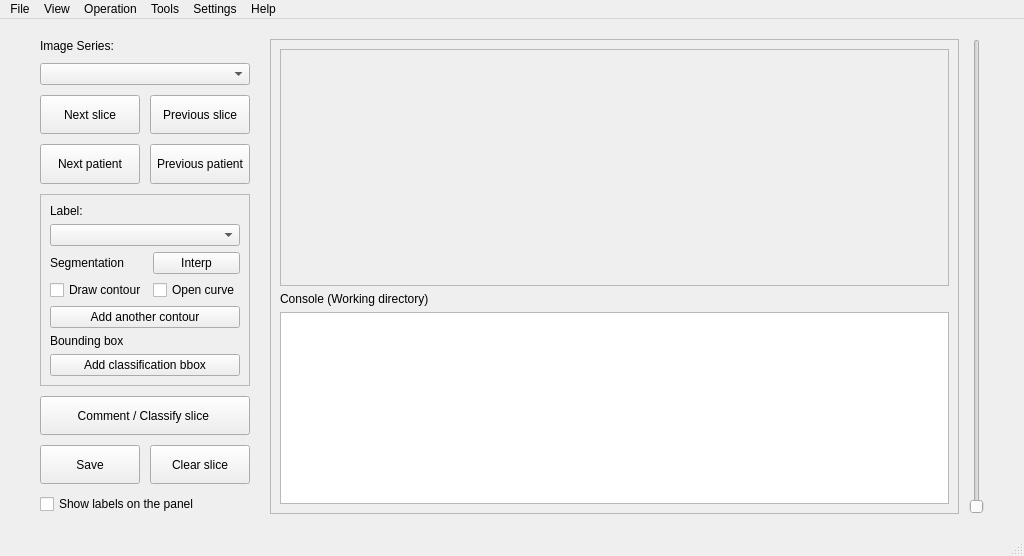
<?xml version="1.0" encoding="UTF-8"?>
<ui version="4.0">
 <class>MainWindow</class>
 <widget class="QMainWindow" name="MainWindow">
  <property name="geometry">
   <rect>
    <x>0</x>
    <y>0</y>
    <width>1024</width>
    <height>556</height>
   </rect>
  </property>
  <property name="sizePolicy">
   <sizepolicy hsizetype="Preferred" vsizetype="Preferred">
    <horstretch>0</horstretch>
    <verstretch>0</verstretch>
   </sizepolicy>
  </property>
  <property name="windowTitle">
   <string>LabelSys</string>
  </property>
  <widget class="QWidget" name="central_widget">
   <layout class="QVBoxLayout" name="verticalLayout" stretch="6">
    <property name="spacing">
     <number>10</number>
    </property>
    <property name="leftMargin">
     <number>40</number>
    </property>
    <property name="topMargin">
     <number>20</number>
    </property>
    <property name="rightMargin">
     <number>40</number>
    </property>
    <property name="bottomMargin">
     <number>20</number>
    </property>
    <item>
     <layout class="QHBoxLayout" name="hframe_im_btn" stretch="0,0,5,0">
      <item>
       <layout class="QGridLayout" name="grid_btns" rowstretch="0,0,0,0,0,0,0,0,0,0,0,0,0,0,0,0,0">
        <property name="sizeConstraint">
         <enum>QLayout::SetMinimumSize</enum>
        </property>
        <property name="leftMargin">
         <number>0</number>
        </property>
        <property name="rightMargin">
         <number>0</number>
        </property>
        <property name="bottomMargin">
         <number>0</number>
        </property>
        <item row="2" column="0">
         <widget class="QPushButton" name="btn_next_slice">
          <property name="sizePolicy">
           <sizepolicy hsizetype="Preferred" vsizetype="Preferred">
            <horstretch>0</horstretch>
            <verstretch>0</verstretch>
           </sizepolicy>
          </property>
          <property name="minimumSize">
           <size>
            <width>0</width>
            <height>0</height>
           </size>
          </property>
          <property name="maximumSize">
           <size>
            <width>150</width>
            <height>60</height>
           </size>
          </property>
          <property name="text">
           <string>Next slice</string>
          </property>
         </widget>
        </item>
        <item row="16" column="0" colspan="2">
         <widget class="QCheckBox" name="check_preview">
          <property name="font">
           <font>
            <pointsize>9</pointsize>
           </font>
          </property>
          <property name="text">
           <string>Show labels on the panel</string>
          </property>
         </widget>
        </item>
        <item row="0" column="0">
         <widget class="QLabel" name="lbl_series">
          <property name="sizePolicy">
           <sizepolicy hsizetype="Preferred" vsizetype="Fixed">
            <horstretch>0</horstretch>
            <verstretch>0</verstretch>
           </sizepolicy>
          </property>
          <property name="text">
           <string>Image Series:</string>
          </property>
         </widget>
        </item>
        <item row="4" column="0">
         <widget class="QPushButton" name="btn_next_patient">
          <property name="sizePolicy">
           <sizepolicy hsizetype="Preferred" vsizetype="Preferred">
            <horstretch>0</horstretch>
            <verstretch>0</verstretch>
           </sizepolicy>
          </property>
          <property name="minimumSize">
           <size>
            <width>0</width>
            <height>0</height>
           </size>
          </property>
          <property name="maximumSize">
           <size>
            <width>150</width>
            <height>60</height>
           </size>
          </property>
          <property name="text">
           <string>Next patient</string>
          </property>
         </widget>
        </item>
        <item row="4" column="1">
         <widget class="QPushButton" name="btn_prev_patient">
          <property name="sizePolicy">
           <sizepolicy hsizetype="Preferred" vsizetype="Preferred">
            <horstretch>0</horstretch>
            <verstretch>0</verstretch>
           </sizepolicy>
          </property>
          <property name="minimumSize">
           <size>
            <width>0</width>
            <height>0</height>
           </size>
          </property>
          <property name="maximumSize">
           <size>
            <width>150</width>
            <height>60</height>
           </size>
          </property>
          <property name="text">
           <string>Previous patient</string>
          </property>
         </widget>
        </item>
        <item row="6" column="0" colspan="2">
         <widget class="QFrame" name="frame_lbl">
          <property name="sizePolicy">
           <sizepolicy hsizetype="Preferred" vsizetype="Fixed">
            <horstretch>0</horstretch>
            <verstretch>0</verstretch>
           </sizepolicy>
          </property>
          <property name="maximumSize">
           <size>
            <width>16777215</width>
            <height>400</height>
           </size>
          </property>
          <property name="frameShape">
           <enum>QFrame::StyledPanel</enum>
          </property>
          <property name="frameShadow">
           <enum>QFrame::Raised</enum>
          </property>
          <layout class="QGridLayout" name="gridLayout_2">
           <item row="2" column="0" colspan="2">
            <widget class="QComboBox" name="combo_label"/>
           </item>
           <item row="3" column="1">
            <widget class="QPushButton" name="btn_interp">
             <property name="sizePolicy">
              <sizepolicy hsizetype="Preferred" vsizetype="Preferred">
               <horstretch>0</horstretch>
               <verstretch>0</verstretch>
              </sizepolicy>
             </property>
             <property name="maximumSize">
              <size>
               <width>150</width>
               <height>60</height>
              </size>
             </property>
             <property name="text">
              <string>Interp</string>
             </property>
            </widget>
           </item>
           <item row="3" column="0">
            <widget class="QLabel" name="lbl_segmentation">
             <property name="sizePolicy">
              <sizepolicy hsizetype="Preferred" vsizetype="Fixed">
               <horstretch>0</horstretch>
               <verstretch>0</verstretch>
              </sizepolicy>
             </property>
             <property name="text">
              <string>Segmentation</string>
             </property>
            </widget>
           </item>
           <item row="1" column="0">
            <widget class="QLabel" name="label">
             <property name="sizePolicy">
              <sizepolicy hsizetype="Preferred" vsizetype="Fixed">
               <horstretch>0</horstretch>
               <verstretch>0</verstretch>
              </sizepolicy>
             </property>
             <property name="text">
              <string>Label:</string>
             </property>
            </widget>
           </item>
           <item row="6" column="0" colspan="2">
            <widget class="QPushButton" name="btn_add_cnt">
             <property name="sizePolicy">
              <sizepolicy hsizetype="Preferred" vsizetype="Preferred">
               <horstretch>0</horstretch>
               <verstretch>0</verstretch>
              </sizepolicy>
             </property>
             <property name="minimumSize">
              <size>
               <width>0</width>
               <height>0</height>
              </size>
             </property>
             <property name="maximumSize">
              <size>
               <width>300</width>
               <height>60</height>
              </size>
             </property>
             <property name="text">
              <string>Add another contour</string>
             </property>
            </widget>
           </item>
           <item row="7" column="0">
            <widget class="QLabel" name="lbl_bbox">
             <property name="sizePolicy">
              <sizepolicy hsizetype="Preferred" vsizetype="Fixed">
               <horstretch>0</horstretch>
               <verstretch>0</verstretch>
              </sizepolicy>
             </property>
             <property name="text">
              <string>Bounding box</string>
             </property>
            </widget>
           </item>
           <item row="8" column="0" colspan="2">
            <widget class="QPushButton" name="btn_add_bbox">
             <property name="maximumSize">
              <size>
               <width>300</width>
               <height>60</height>
              </size>
             </property>
             <property name="text">
              <string>Add classification bbox</string>
             </property>
            </widget>
           </item>
           <item row="4" column="1">
            <widget class="QCheckBox" name="check_crv">
             <property name="text">
              <string>Open curve</string>
             </property>
            </widget>
           </item>
           <item row="4" column="0">
            <widget class="QCheckBox" name="check_draw">
             <property name="text">
              <string>Draw contour</string>
             </property>
            </widget>
           </item>
          </layout>
         </widget>
        </item>
        <item row="2" column="1">
         <widget class="QPushButton" name="btn_prev_slice">
          <property name="sizePolicy">
           <sizepolicy hsizetype="Preferred" vsizetype="Preferred">
            <horstretch>0</horstretch>
            <verstretch>0</verstretch>
           </sizepolicy>
          </property>
          <property name="minimumSize">
           <size>
            <width>0</width>
            <height>0</height>
           </size>
          </property>
          <property name="maximumSize">
           <size>
            <width>150</width>
            <height>60</height>
           </size>
          </property>
          <property name="text">
           <string>Previous slice</string>
          </property>
         </widget>
        </item>
        <item row="14" column="0">
         <widget class="QPushButton" name="btn_save">
          <property name="sizePolicy">
           <sizepolicy hsizetype="Preferred" vsizetype="Preferred">
            <horstretch>0</horstretch>
            <verstretch>0</verstretch>
           </sizepolicy>
          </property>
          <property name="minimumSize">
           <size>
            <width>0</width>
            <height>0</height>
           </size>
          </property>
          <property name="maximumSize">
           <size>
            <width>150</width>
            <height>60</height>
           </size>
          </property>
          <property name="toolTip">
           <string>Save for current image series</string>
          </property>
          <property name="text">
           <string>Save</string>
          </property>
         </widget>
        </item>
        <item row="13" column="0" colspan="2">
         <widget class="QPushButton" name="btn_comment">
          <property name="sizePolicy">
           <sizepolicy hsizetype="Preferred" vsizetype="Preferred">
            <horstretch>0</horstretch>
            <verstretch>0</verstretch>
           </sizepolicy>
          </property>
          <property name="maximumSize">
           <size>
            <width>300</width>
            <height>60</height>
           </size>
          </property>
          <property name="text">
           <string>Comment / Classify slice </string>
          </property>
         </widget>
        </item>
        <item row="1" column="0" colspan="2">
         <widget class="QComboBox" name="combo_series">
          <property name="sizePolicy">
           <sizepolicy hsizetype="Preferred" vsizetype="Fixed">
            <horstretch>0</horstretch>
            <verstretch>0</verstretch>
           </sizepolicy>
          </property>
         </widget>
        </item>
        <item row="14" column="1">
         <widget class="QPushButton" name="btn_clear">
          <property name="sizePolicy">
           <sizepolicy hsizetype="Preferred" vsizetype="Preferred">
            <horstretch>0</horstretch>
            <verstretch>0</verstretch>
           </sizepolicy>
          </property>
          <property name="maximumSize">
           <size>
            <width>150</width>
            <height>60</height>
           </size>
          </property>
          <property name="text">
           <string>Clear slice</string>
          </property>
         </widget>
        </item>
       </layout>
      </item>
      <item>
       <spacer name="im_btn_spacer">
        <property name="orientation">
         <enum>Qt::Horizontal</enum>
        </property>
        <property name="sizeType">
         <enum>QSizePolicy::Preferred</enum>
        </property>
        <property name="sizeHint" stdset="0">
         <size>
          <width>10</width>
          <height>20</height>
         </size>
        </property>
       </spacer>
      </item>
      <item>
       <widget class="QFrame" name="left_frame">
        <property name="frameShape">
         <enum>QFrame::StyledPanel</enum>
        </property>
        <property name="frameShadow">
         <enum>QFrame::Raised</enum>
        </property>
        <layout class="QVBoxLayout" name="verticalLayout_3">
         <item>
          <layout class="QVBoxLayout" name="left_vLayout" stretch="1,0">
           <property name="sizeConstraint">
            <enum>QLayout::SetDefaultConstraint</enum>
           </property>
           <item>
            <widget class="QFrame" name="im_frame">
             <property name="sizePolicy">
              <sizepolicy hsizetype="Preferred" vsizetype="Expanding">
               <horstretch>0</horstretch>
               <verstretch>1</verstretch>
              </sizepolicy>
             </property>
             <property name="frameShape">
              <enum>QFrame::StyledPanel</enum>
             </property>
             <property name="frameShadow">
              <enum>QFrame::Raised</enum>
             </property>
            </widget>
           </item>
           <item>
            <layout class="QVBoxLayout" name="vframe_botom">
             <property name="sizeConstraint">
              <enum>QLayout::SetDefaultConstraint</enum>
             </property>
             <item>
              <widget class="QLabel" name="lbl_wd">
               <property name="sizePolicy">
                <sizepolicy hsizetype="Preferred" vsizetype="Minimum">
                 <horstretch>0</horstretch>
                 <verstretch>0</verstretch>
                </sizepolicy>
               </property>
               <property name="text">
                <string>Console (Working directory)</string>
               </property>
              </widget>
             </item>
             <item>
              <widget class="QTextBrowser" name="tb_console">
               <property name="sizePolicy">
                <sizepolicy hsizetype="Expanding" vsizetype="Minimum">
                 <horstretch>0</horstretch>
                 <verstretch>0</verstretch>
                </sizepolicy>
               </property>
               <property name="maximumSize">
                <size>
                 <width>16777215</width>
                 <height>200</height>
                </size>
               </property>
              </widget>
             </item>
            </layout>
           </item>
          </layout>
         </item>
        </layout>
       </widget>
      </item>
      <item>
       <widget class="QSlider" name="slider_im">
        <property name="pageStep">
         <number>1</number>
        </property>
        <property name="orientation">
         <enum>Qt::Vertical</enum>
        </property>
        <property name="tickPosition">
         <enum>QSlider::NoTicks</enum>
        </property>
       </widget>
      </item>
     </layout>
    </item>
   </layout>
  </widget>
  <widget class="QMenuBar" name="menu_bar">
   <property name="geometry">
    <rect>
     <x>0</x>
     <y>0</y>
     <width>1024</width>
     <height>22</height>
    </rect>
   </property>
   <widget class="QMenu" name="menu_file">
    <property name="title">
     <string>File</string>
    </property>
    <addaction name="act_open"/>
    <addaction name="act_load"/>
    <addaction name="act_quit"/>
   </widget>
   <widget class="QMenu" name="menu_view">
    <property name="title">
     <string>View</string>
    </property>
    <addaction name="act_fullscreen"/>
    <addaction name="act_2D_preview"/>
    <addaction name="act_3D_preview"/>
    <addaction name="act_check_preview"/>
   </widget>
   <widget class="QMenu" name="menu_settings">
    <property name="title">
     <string>Settings</string>
    </property>
    <addaction name="act_set_path"/>
    <addaction name="act_set_lbler"/>
    <addaction name="act_set_settings"/>
   </widget>
   <widget class="QMenu" name="menu_operation">
    <property name="title">
     <string>Operation</string>
    </property>
    <addaction name="act_op_next_slice"/>
    <addaction name="act_op_prev_slice"/>
    <addaction name="act_op_next_patient"/>
    <addaction name="act_op_prev_patient"/>
    <addaction name="separator"/>
    <addaction name="act_op_change_lbl"/>
    <addaction name="act_op_change_lbl_reverse"/>
    <addaction name="act_op_toAnotherLbl"/>
    <addaction name="separator"/>
    <addaction name="act_op_interp"/>
    <addaction name="act_op_add_cnt"/>
    <addaction name="act_op_rotate"/>
    <addaction name="act_op_add_bbox"/>
    <addaction name="act_op_edit_comment"/>
    <addaction name="separator"/>
    <addaction name="act_op_clear"/>
    <addaction name="act_op_save"/>
   </widget>
   <widget class="QMenu" name="menu_help">
    <property name="title">
     <string>Help</string>
    </property>
    <addaction name="act_help_manual"/>
    <addaction name="act_help_manual_zh"/>
    <addaction name="act_help_info"/>
   </widget>
   <widget class="QMenu" name="menu_tools">
    <property name="title">
     <string>Tools</string>
    </property>
    <addaction name="act_tool_compare"/>
   </widget>
   <addaction name="menu_file"/>
   <addaction name="menu_view"/>
   <addaction name="menu_operation"/>
   <addaction name="menu_tools"/>
   <addaction name="menu_settings"/>
   <addaction name="menu_help"/>
  </widget>
  <widget class="QStatusBar" name="statusbar"/>
  <action name="act_open">
   <property name="enabled">
    <bool>true</bool>
   </property>
   <property name="text">
    <string>Open</string>
   </property>
  </action>
  <action name="act_fullscreen">
   <property name="text">
    <string>Change screen mode</string>
   </property>
   <property name="shortcut">
    <string/>
   </property>
  </action>
  <action name="act_quit">
   <property name="text">
    <string>Exit</string>
   </property>
  </action>
  <action name="act_load">
   <property name="text">
    <string>Load</string>
   </property>
  </action>
  <action name="act_set_path">
   <property name="text">
    <string>Output path</string>
   </property>
  </action>
  <action name="act_3D_preview">
   <property name="text">
    <string>3D Preview (Experimental)</string>
   </property>
  </action>
  <action name="act_set_lbler">
   <property name="text">
    <string>Labeler name</string>
   </property>
  </action>
  <action name="act_set_settings">
   <property name="text">
    <string>Other settings</string>
   </property>
  </action>
  <action name="act_op_next_slice">
   <property name="text">
    <string>Next slice</string>
   </property>
  </action>
  <action name="act_op_prev_slice">
   <property name="text">
    <string>Previous slice</string>
   </property>
  </action>
  <action name="act_op_next_patient">
   <property name="text">
    <string>Next patient</string>
   </property>
  </action>
  <action name="act_op_prev_patient">
   <property name="text">
    <string>Previous patient</string>
   </property>
  </action>
  <action name="act_op_change_lbl">
   <property name="text">
    <string>Change label</string>
   </property>
  </action>
  <action name="act_op_save">
   <property name="text">
    <string>Save</string>
   </property>
  </action>
  <action name="act_op_clear">
   <property name="text">
    <string>Clear</string>
   </property>
  </action>
  <action name="act_op_interp">
   <property name="text">
    <string>Interpolation</string>
   </property>
  </action>
  <action name="act_op_add_cnt">
   <property name="text">
    <string>Add contour</string>
   </property>
  </action>
  <action name="act_help_manual">
   <property name="text">
    <string>Manual (en)</string>
   </property>
  </action>
  <action name="act_tool_compare">
   <property name="text">
    <string>Compare widget</string>
   </property>
  </action>
  <action name="act_2D_preview">
   <property name="text">
    <string>2D Preview</string>
   </property>
  </action>
  <action name="act_op_rotate">
   <property name="text">
    <string>Rotate</string>
   </property>
  </action>
  <action name="act_op_change_lbl_reverse">
   <property name="text">
    <string>Change label (Reverse)</string>
   </property>
  </action>
  <action name="act_check_preview">
   <property name="text">
    <string>Show labels on the panel</string>
   </property>
  </action>
  <action name="act_op_add_bbox">
   <property name="text">
    <string>Add classification</string>
   </property>
  </action>
  <action name="act_op_edit_comment">
   <property name="text">
    <string>Edit comment</string>
   </property>
  </action>
  <action name="act_op_toAnotherLbl">
   <property name="text">
    <string>To another label</string>
   </property>
  </action>
  <action name="act_help_manual_zh">
   <property name="text">
    <string>Manual (zh)</string>
   </property>
  </action>
  <action name="act_help_info">
   <property name="text">
    <string>INFO</string>
   </property>
  </action>
 </widget>
 <resources/>
 <connections/>
</ui>
